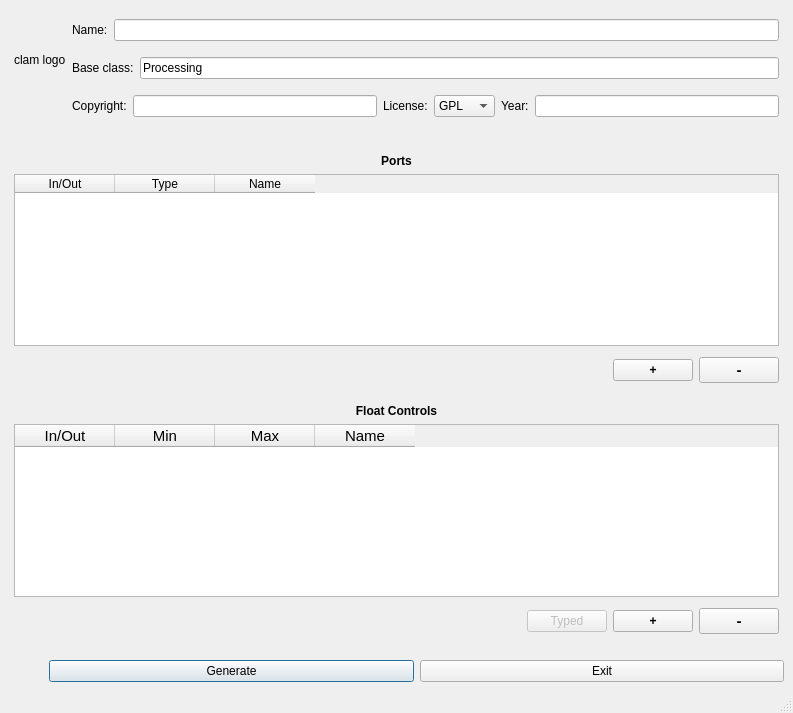
<?xml version="1.0" encoding="UTF-8"?>
<ui version="4.0">
 <class>TemplateGeneratorWindow</class>
 <widget class="QMainWindow" name="TemplateGeneratorWindow">
  <property name="geometry">
   <rect>
    <x>0</x>
    <y>0</y>
    <width>783</width>
    <height>713</height>
   </rect>
  </property>
  <property name="sizePolicy">
   <sizepolicy hsizetype="MinimumExpanding" vsizetype="MinimumExpanding">
    <horstretch>0</horstretch>
    <verstretch>0</verstretch>
   </sizepolicy>
  </property>
  <property name="windowTitle">
   <string>MainWindow</string>
  </property>
  <property name="locale">
   <locale language="English" country="UnitedStates"/>
  </property>
  <widget class="QWidget" name="centralwidget">
   <layout class="QVBoxLayout">
    <item>
     <layout class="QVBoxLayout">
      <property name="leftMargin">
       <number>5</number>
      </property>
      <property name="rightMargin">
       <number>5</number>
      </property>
      <item>
       <spacer>
        <property name="orientation">
         <enum>Qt::Vertical</enum>
        </property>
        <property name="sizeType">
         <enum>QSizePolicy::Minimum</enum>
        </property>
        <property name="sizeHint" stdset="0">
         <size>
          <width>765</width>
          <height>5</height>
         </size>
        </property>
       </spacer>
      </item>
      <item>
       <layout class="QHBoxLayout">
        <property name="sizeConstraint">
         <enum>QLayout::SetMinimumSize</enum>
        </property>
        <item>
         <widget class="QLabel" name="clamLogo">
          <property name="sizePolicy">
           <sizepolicy hsizetype="Fixed" vsizetype="Preferred">
            <horstretch>0</horstretch>
            <verstretch>0</verstretch>
           </sizepolicy>
          </property>
          <property name="maximumSize">
           <size>
            <width>100</width>
            <height>50</height>
           </size>
          </property>
          <property name="frameShape">
           <enum>QFrame::NoFrame</enum>
          </property>
          <property name="frameShadow">
           <enum>QFrame::Raised</enum>
          </property>
          <property name="text">
           <string>clam logo</string>
          </property>
          <property name="scaledContents">
           <bool>true</bool>
          </property>
          <property name="alignment">
           <set>Qt::AlignLeading|Qt::AlignLeft|Qt::AlignTop</set>
          </property>
         </widget>
        </item>
        <item>
         <layout class="QVBoxLayout">
          <property name="sizeConstraint">
           <enum>QLayout::SetMinimumSize</enum>
          </property>
          <item>
           <layout class="QHBoxLayout" name="horizontalLayout">
            <property name="topMargin">
             <number>5</number>
            </property>
            <property name="bottomMargin">
             <number>5</number>
            </property>
            <item>
             <widget class="QLabel" name="label_2">
              <property name="text">
               <string>Name:</string>
              </property>
             </widget>
            </item>
            <item>
             <widget class="QLineEdit" name="lineEdit_PluginName"/>
            </item>
           </layout>
          </item>
          <item>
           <layout class="QHBoxLayout" name="horizontalLayout_2">
            <property name="topMargin">
             <number>5</number>
            </property>
            <property name="bottomMargin">
             <number>5</number>
            </property>
            <item>
             <widget class="QLabel" name="label_3">
              <property name="sizePolicy">
               <sizepolicy hsizetype="Preferred" vsizetype="Minimum">
                <horstretch>0</horstretch>
                <verstretch>0</verstretch>
               </sizepolicy>
              </property>
              <property name="text">
               <string>Base class:</string>
              </property>
             </widget>
            </item>
            <item>
             <widget class="QLineEdit" name="lineEdit_BaseClass">
              <property name="text">
               <string>Processing</string>
              </property>
             </widget>
            </item>
           </layout>
          </item>
          <item>
           <layout class="QHBoxLayout" name="horizontalLayout_17">
            <property name="topMargin">
             <number>5</number>
            </property>
            <property name="bottomMargin">
             <number>5</number>
            </property>
            <item>
             <widget class="QLabel" name="label_6">
              <property name="text">
               <string>Copyright:</string>
              </property>
             </widget>
            </item>
            <item>
             <widget class="QLineEdit" name="lineEdit_Copyright"/>
            </item>
            <item>
             <widget class="QLabel" name="label_7">
              <property name="text">
               <string>License:</string>
              </property>
             </widget>
            </item>
            <item>
             <widget class="QComboBox" name="comboBox_License">
              <item>
               <property name="text">
                <string>GPL</string>
               </property>
              </item>
              <item>
               <property name="text">
                <string>GPL3</string>
               </property>
              </item>
              <item>
               <property name="text">
                <string>none</string>
               </property>
              </item>
             </widget>
            </item>
            <item>
             <widget class="QLabel" name="label_8">
              <property name="text">
               <string>Year:</string>
              </property>
             </widget>
            </item>
            <item>
             <widget class="QLineEdit" name="lineEdit_Year">
              <property name="text">
               <string/>
              </property>
             </widget>
            </item>
           </layout>
          </item>
          <item>
           <spacer name="verticalSpacer_4">
            <property name="orientation">
             <enum>Qt::Vertical</enum>
            </property>
            <property name="sizeHint" stdset="0">
             <size>
              <width>20</width>
              <height>40</height>
             </size>
            </property>
           </spacer>
          </item>
         </layout>
        </item>
       </layout>
      </item>
      <item>
       <layout class="QVBoxLayout" name="verticalLayout">
        <property name="topMargin">
         <number>5</number>
        </property>
        <property name="bottomMargin">
         <number>5</number>
        </property>
        <item>
         <widget class="QLabel" name="label_4">
          <property name="font">
           <font>
            <weight>75</weight>
            <bold>true</bold>
           </font>
          </property>
          <property name="text">
           <string>Ports</string>
          </property>
          <property name="alignment">
           <set>Qt::AlignCenter</set>
          </property>
         </widget>
        </item>
        <item>
         <widget class="QTableWidget" name="tableWidget_Ports">
          <property name="minimumSize">
           <size>
            <width>0</width>
            <height>150</height>
           </size>
          </property>
          <property name="frameShadow">
           <enum>QFrame::Raised</enum>
          </property>
          <property name="verticalScrollBarPolicy">
           <enum>Qt::ScrollBarAlwaysOff</enum>
          </property>
          <property name="horizontalScrollBarPolicy">
           <enum>Qt::ScrollBarAlwaysOff</enum>
          </property>
          <property name="autoScroll">
           <bool>false</bool>
          </property>
          <column>
           <property name="text">
            <string>In/Out</string>
           </property>
          </column>
          <column>
           <property name="text">
            <string>Type</string>
           </property>
          </column>
          <column>
           <property name="text">
            <string>Name</string>
           </property>
          </column>
         </widget>
        </item>
        <item>
         <layout class="QHBoxLayout" name="horizontalLayout_4">
          <property name="topMargin">
           <number>5</number>
          </property>
          <property name="bottomMargin">
           <number>5</number>
          </property>
          <item>
           <spacer name="horizontalSpacer">
            <property name="orientation">
             <enum>Qt::Horizontal</enum>
            </property>
            <property name="sizeHint" stdset="0">
             <size>
              <width>40</width>
              <height>20</height>
             </size>
            </property>
           </spacer>
          </item>
          <item>
           <widget class="QPushButton" name="pushButton_Ports_Plus">
            <property name="font">
             <font>
              <weight>75</weight>
              <bold>true</bold>
             </font>
            </property>
            <property name="toolTip">
             <string>Ctrl+P</string>
            </property>
            <property name="text">
             <string>+</string>
            </property>
            <property name="shortcut">
             <string>Ctrl+P</string>
            </property>
           </widget>
          </item>
          <item>
           <widget class="QPushButton" name="pushButton_Ports_Minus">
            <property name="font">
             <font>
              <pointsize>11</pointsize>
              <weight>75</weight>
              <bold>true</bold>
             </font>
            </property>
            <property name="toolTip">
             <string>Ctrl+[</string>
            </property>
            <property name="text">
             <string>-</string>
            </property>
            <property name="shortcut">
             <string>Ctrl+[</string>
            </property>
           </widget>
          </item>
         </layout>
        </item>
       </layout>
      </item>
      <item>
       <layout class="QVBoxLayout" name="verticalLayout_2">
        <property name="topMargin">
         <number>5</number>
        </property>
        <property name="bottomMargin">
         <number>5</number>
        </property>
        <item>
         <widget class="QLabel" name="label_5">
          <property name="font">
           <font>
            <weight>75</weight>
            <bold>true</bold>
           </font>
          </property>
          <property name="text">
           <string>Float Controls</string>
          </property>
          <property name="alignment">
           <set>Qt::AlignCenter</set>
          </property>
         </widget>
        </item>
        <item>
         <widget class="QTableWidget" name="tableWidget_Controls">
          <property name="minimumSize">
           <size>
            <width>0</width>
            <height>150</height>
           </size>
          </property>
          <property name="font">
           <font>
            <pointsize>11</pointsize>
           </font>
          </property>
          <property name="toolTip">
           <string>Ctrl+P</string>
          </property>
          <column>
           <property name="text">
            <string>In/Out</string>
           </property>
          </column>
          <column>
           <property name="text">
            <string>Min</string>
           </property>
          </column>
          <column>
           <property name="text">
            <string>Max</string>
           </property>
          </column>
          <column>
           <property name="text">
            <string>Name</string>
           </property>
          </column>
         </widget>
        </item>
        <item>
         <layout class="QHBoxLayout" name="horizontalLayout_13">
          <property name="topMargin">
           <number>5</number>
          </property>
          <property name="bottomMargin">
           <number>5</number>
          </property>
          <item>
           <spacer name="horizontalSpacer_2">
            <property name="orientation">
             <enum>Qt::Horizontal</enum>
            </property>
            <property name="sizeHint" stdset="0">
             <size>
              <width>40</width>
              <height>20</height>
             </size>
            </property>
           </spacer>
          </item>
          <item>
           <widget class="QPushButton" name="pushButton_TypedSwitch">
            <property name="enabled">
             <bool>false</bool>
            </property>
            <property name="toolTip">
             <string>Switchs between Typed and Float Controls (Ctrl+T, Ctrl+F)</string>
            </property>
            <property name="text">
             <string>Typed</string>
            </property>
            <property name="shortcut">
             <string>Ctrl+F, Ctrl+T</string>
            </property>
           </widget>
          </item>
          <item>
           <widget class="QPushButton" name="pushButton_Controls_Plus">
            <property name="font">
             <font>
              <weight>75</weight>
              <bold>true</bold>
             </font>
            </property>
            <property name="toolTip">
             <string>Ctrl+C</string>
            </property>
            <property name="text">
             <string>+</string>
            </property>
            <property name="shortcut">
             <string>Ctrl+C</string>
            </property>
           </widget>
          </item>
          <item>
           <widget class="QPushButton" name="pushButton_Controls_Minus">
            <property name="font">
             <font>
              <pointsize>11</pointsize>
              <weight>75</weight>
              <bold>true</bold>
             </font>
            </property>
            <property name="toolTip">
             <string>Ctrl+V</string>
            </property>
            <property name="text">
             <string>-</string>
            </property>
            <property name="shortcut">
             <string>Ctrl+V</string>
            </property>
           </widget>
          </item>
         </layout>
        </item>
       </layout>
      </item>
     </layout>
    </item>
    <item>
     <spacer name="verticalSpacer_3">
      <property name="orientation">
       <enum>Qt::Vertical</enum>
      </property>
      <property name="sizeType">
       <enum>QSizePolicy::Minimum</enum>
      </property>
      <property name="sizeHint" stdset="0">
       <size>
        <width>20</width>
        <height>10</height>
       </size>
      </property>
     </spacer>
    </item>
    <item>
     <layout class="QHBoxLayout" name="horizontalLayout_10">
      <item>
       <spacer name="horizontalSpacer_5">
        <property name="orientation">
         <enum>Qt::Horizontal</enum>
        </property>
        <property name="sizeType">
         <enum>QSizePolicy::Minimum</enum>
        </property>
        <property name="sizeHint" stdset="0">
         <size>
          <width>40</width>
          <height>20</height>
         </size>
        </property>
       </spacer>
      </item>
      <item>
       <widget class="QPushButton" name="pushButton_Generate">
        <property name="sizePolicy">
         <sizepolicy hsizetype="Preferred" vsizetype="Fixed">
          <horstretch>0</horstretch>
          <verstretch>0</verstretch>
         </sizepolicy>
        </property>
        <property name="toolTip">
         <string>Ctrl+G</string>
        </property>
        <property name="text">
         <string>Generate</string>
        </property>
        <property name="shortcut">
         <string>Ctrl+G</string>
        </property>
        <property name="autoDefault">
         <bool>true</bool>
        </property>
        <property name="default">
         <bool>true</bool>
        </property>
       </widget>
      </item>
      <item>
       <widget class="QPushButton" name="pushButton_Exit">
        <property name="sizePolicy">
         <sizepolicy hsizetype="Preferred" vsizetype="Fixed">
          <horstretch>0</horstretch>
          <verstretch>0</verstretch>
         </sizepolicy>
        </property>
        <property name="toolTip">
         <string>Ctrl+X</string>
        </property>
        <property name="text">
         <string>Exit</string>
        </property>
        <property name="shortcut">
         <string>Ctrl+X</string>
        </property>
       </widget>
      </item>
     </layout>
    </item>
   </layout>
  </widget>
  <widget class="QStatusBar" name="statusBar">
   <property name="sizeGripEnabled">
    <bool>true</bool>
   </property>
  </widget>
 </widget>
 <resources/>
 <connections>
  <connection>
   <sender>pushButton_Exit</sender>
   <signal>clicked()</signal>
   <receiver>TemplateGeneratorWindow</receiver>
   <slot>close()</slot>
   <hints>
    <hint type="sourcelabel">
     <x>585</x>
     <y>777</y>
    </hint>
    <hint type="destinationlabel">
     <x>391</x>
     <y>416</y>
    </hint>
   </hints>
  </connection>
 </connections>
</ui>
